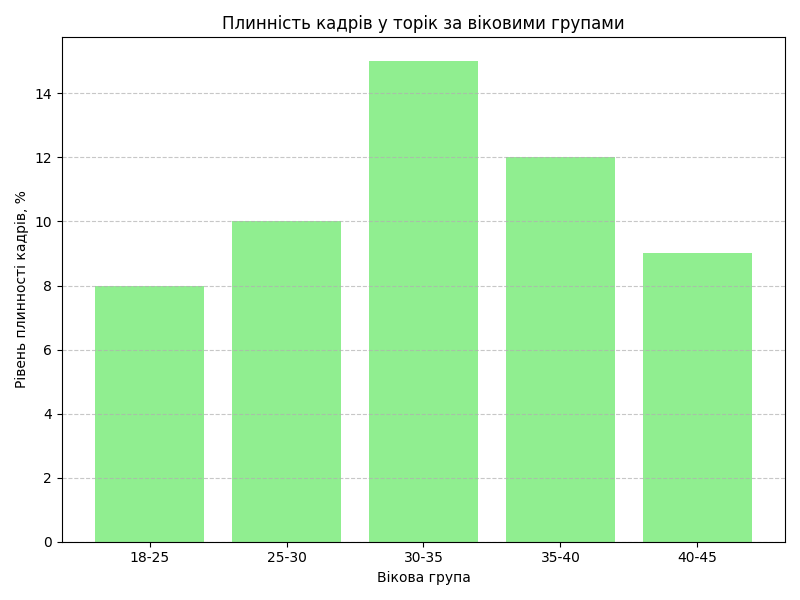

Source code (Python):
import matplotlib.pyplot as plt

# Вікові групи
age_groups = ['18-25', '25-30', '30-35', '35-40', '40-45']

# Рівень плинності кадрів у торік
turnover_last_year = [8, 10, 15, 12, 9]  # Припустимо, що рівень плинності кадрів - відсотки

plt.figure(figsize=(8, 6))
plt.bar(age_groups, turnover_last_year, color='lightgreen')
plt.title('Плинність кадрів у торік за віковими групами')
plt.xlabel('Вікова група')
plt.ylabel('Рівень плинності кадрів, %')
plt.grid(axis='y', linestyle='--', alpha=0.7)
plt.tight_layout()
plt.savefig('d7.png')
plt.show()


